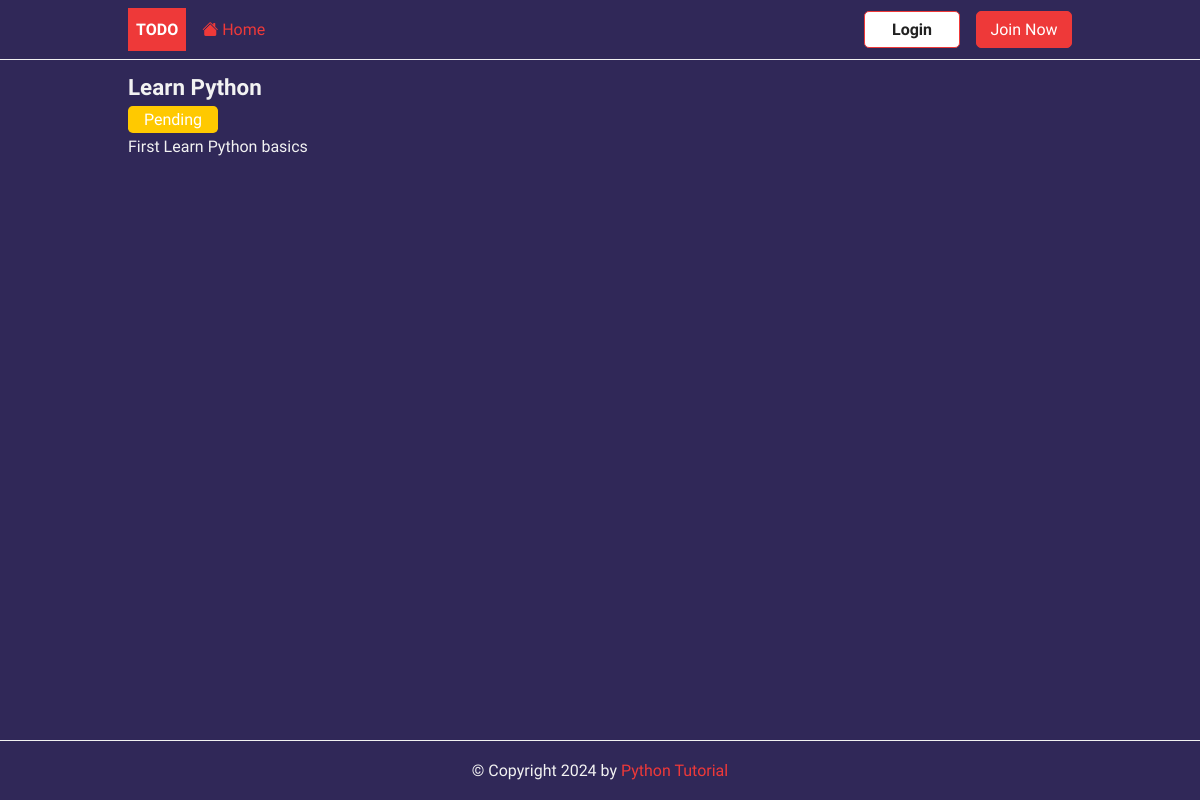
Before: /task/1/ with the older database file.
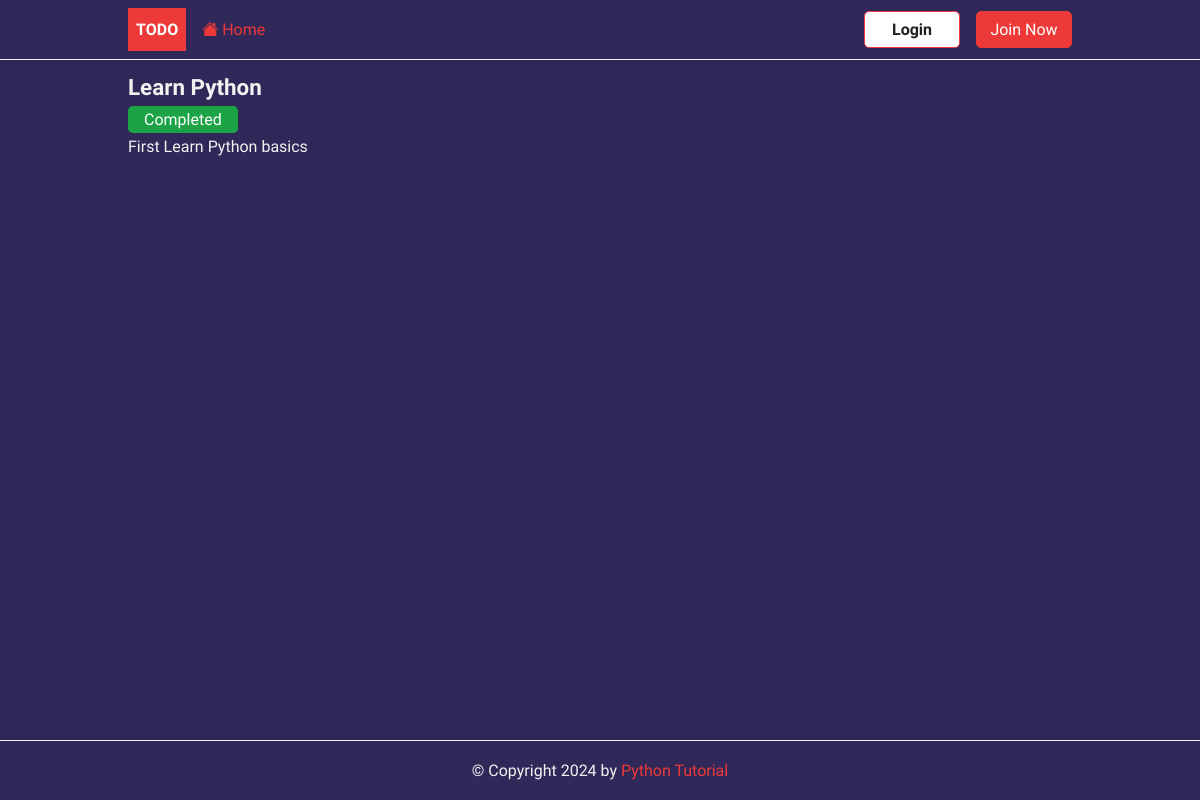
After: the same page with the newer database file.
### todo/views.py (the view)
# urls.py: path('task/<int:pk>/',TaskDetail.as_view(),name='task'),
class TaskDetail(DetailView):
    model = Task
    context_object_name = 'task'

### todo/templates/todo/task_detail.html
{% extends "base.html" %}
{% block content %}
    <header>
        <h2> {{task.title}} </h2>
        <span class=" badge {% if task.completed %} badge-completed {% else %} badge-pending {% endif %} ">
            {% if task.completed %}
                Completed
            {% else %}
                Pending
            {% endif %}
        </span>
    </header>
    <p> {{task.description}} </p>
{% endblock content %}

Changed rows visible on the page:
changed Task "Learn Python": completed False → True (drawn)
Other visible differences:
text no longer shown: "Pending"
text now shown: "Completed"
